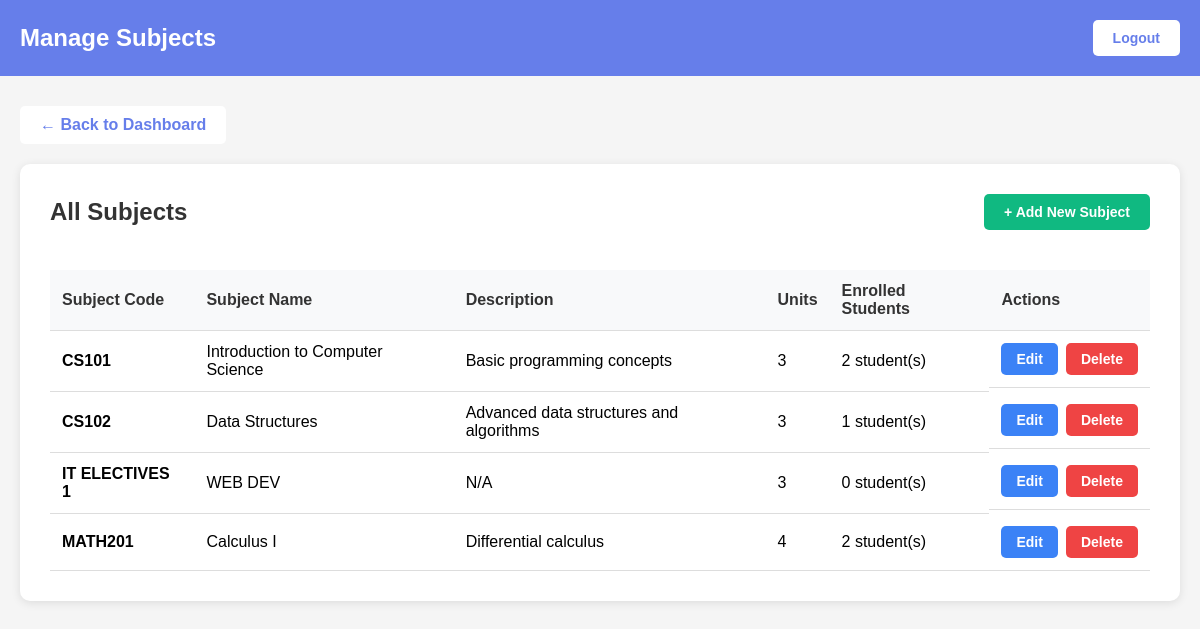
Screenshot of /withdrawal_system/manage_subjects.php (signed in) with the database file from the repository.
### tables this page shows
CREATE TABLE `subjects` (
  `subject_id` int(11) NOT NULL,
  `subject_code` varchar(20) NOT NULL,
  `subject_name` varchar(100) NOT NULL,
  `description` text DEFAULT NULL,
  `units` int(11) NOT NULL,
  `created_at` timestamp NULL DEFAULT current_timestamp()
);

### withdrawal_system/admin_functions.php (called while the page is built, shortened)
<?php
function getAllSubjectsWithCount() {
    $database = new Database();
    $db = $database->getConnection();
    $query = "SELECT s.*,
              (SELECT COUNT(*) FROM enrollments e WHERE e.subject_id = s.subject_id AND e.status = 'active') as enrolled_count
              FROM subjects s
              ORDER BY s.subject_code";
    $stmt = $db->prepare($query);
    $stmt->execute();
    return $stmt->fetchAll(PDO::FETCH_ASSOC);
}
?>

### withdrawal_system/manage_subjects.php (the view, shortened to what this page needs)
<?php
require_once 'admin_functions.php';
$subjects = getAllSubjectsWithCount();
?>
<!DOCTYPE html>
<html lang="en">
<head>
    <link rel="stylesheet" href="style.css">
</head>
<body>
    <div class="header">
        <h1>Manage Subjects</h1>
        <form method="POST" action="logout.php" style="display: inline;">
            <button type="submit" class="logout-btn">Logout</button>
        </form>
    </div>
    <div class="container">
        <a href="faculty_dashboard.php" class="back-btn">← Back to Dashboard</a>
        <div class="section">
            <div class="header-controls">
                <h2>All Subjects</h2>
                <button class="add-btn" onclick="openAddModal()">+ Add New Subject</button>
            </div>
            <?php if(empty($subjects)): ?>
                <p>No subjects available. Click "Add New Subject" to create one.</p>
            <?php else: ?>
                <table>
                    <thead>
                        <tr>
                            <th>Subject Code</th>
                            <th>Subject Name</th>
                            <th>Description</th>
                            <th>Units</th>
                            <th>Enrolled Students</th>
                            <th>Actions</th>
                        </tr>
                    </thead>
                    <tbody>
                        <?php foreach($subjects as $subject): ?>
                            <tr>
                                <td><strong><?php echo htmlspecialchars($subject['subject_code']); ?></strong></td>
                                <td><?php echo htmlspecialchars($subject['subject_name']); ?></td>
                                <td><?php echo htmlspecialchars($subject['description']); ?></td>
                                <td><?php echo $subject['units']; ?></td>
                                <td><?php echo $subject['enrolled_count']; ?> student(s)</td>
                                <td class="action-buttons">
                                    <button class="edit-btn" onclick='openEditModal(<?php echo json_encode($subject); ?>)'>Edit</button>
                                    <button class="delete-btn" onclick="confirmDelete(<?php echo $subject['subject_id']; ?>, '<?php echo htmlspecialchars($subject['subject_code']); ?>', <?php echo $subject['enrolled_count']; ?>)">Delete</button>
                                </td>
                            </tr>
                        <?php endforeach; ?>
                    </tbody>
                </table>
            <?php endif; ?>
        </div>
    </div>
</body>
</html>

### withdrawal_system/style.css (style rules this page uses)
* { margin: 0; padding: 0; box-sizing: border-box; }
body { font-family: Arial, sans-serif; background: #f5f5f5; }
.header { background: #667eea; color: white; padding: 20px; display: flex; justify-content: space-between; align-items: center; }
.header h1 { font-size: 24px; }
.logout-btn { background: white; color: #667eea; border: none; padding: 10px 20px; border-radius: 5px; cursor: pointer; font-weight: bold; }
.container { max-width: 1200px; margin: 30px auto; padding: 0 20px; }
.section { background: white; padding: 30px; margin-bottom: 30px; border-radius: 10px; box-shadow: 0 2px 10px rgba(0, 0, 0, 0.1); }
.section h2 { margin-bottom: 20px; color: #333; }
button { padding: 12px 30px; background: #667eea; color: white; border: none; border-radius: 5px; cursor: pointer; font-weight: bold; font-size: 14px; }
button[type="submit"] { width: 100%; }
table { width: 100%; border-collapse: collapse; margin-top: 20px; }
th, td { padding: 12px; text-align: left; border-bottom: 1px solid #ddd; }
th { background: #f8f9fa; color: #333; font-weight: bold; }
.action-buttons { display: flex; gap: 10px; }
.back-btn { background: white; color: #667eea; padding: 10px 20px; border-radius: 5px; text-decoration: none; font-weight: bold; display: inline-block; margin-bottom: 20px; }
.add-btn { background: #10b981; color: white; padding: 10px 20px; border-radius: 5px; border: none; cursor: pointer; font-weight: bold; margin-bottom: 20px; }
.edit-btn { background: #3b82f6; padding: 8px 15px; color: white; border: none; border-radius: 5px; cursor: pointer; font-size: 14px; }
.header-controls { display: flex; justify-content: space-between; align-items: center; margin-bottom: 20px; }
.delete-btn { background: #ef4444; padding: 8px 15px; color: white; border: none; border-radius: 5px; cursor: pointer; font-size: 14px; }
.action-buttons { display: flex; gap: 8px; justify-content: flex-start; }

### rows the page displays
subjects: subject_code "CS101", subject_name "Introduction to Computer Science", description "Basic programming concepts", units "3", enrolled_count "2"
subjects: subject_code "CS102", subject_name "Data Structures", description "Advanced data structures and algorithms", units "3", enrolled_count "1"
subjects: subject_code "IT ELECTIVES 1", subject_name "WEB DEV", description "N/A", units "3", enrolled_count "0"
subjects: subject_code "MATH201", subject_name "Calculus I", description "Differential calculus", units "4", enrolled_count "2"
